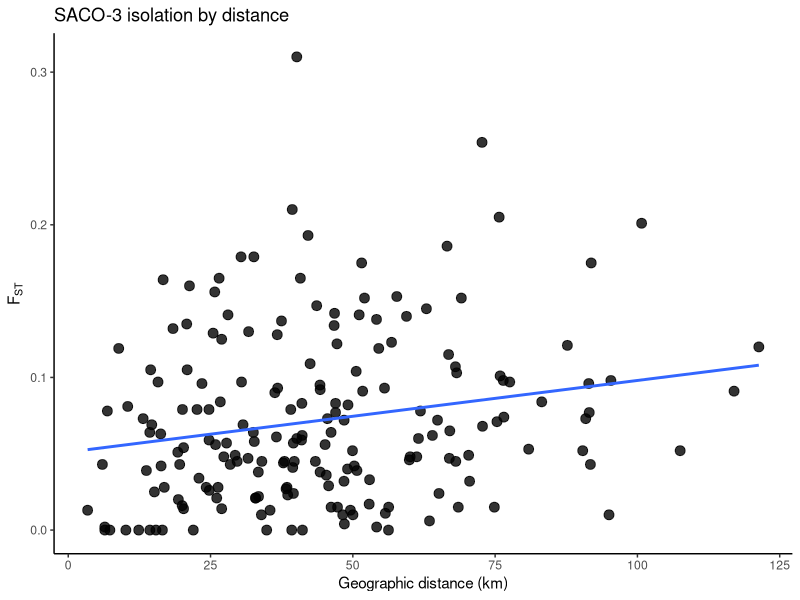
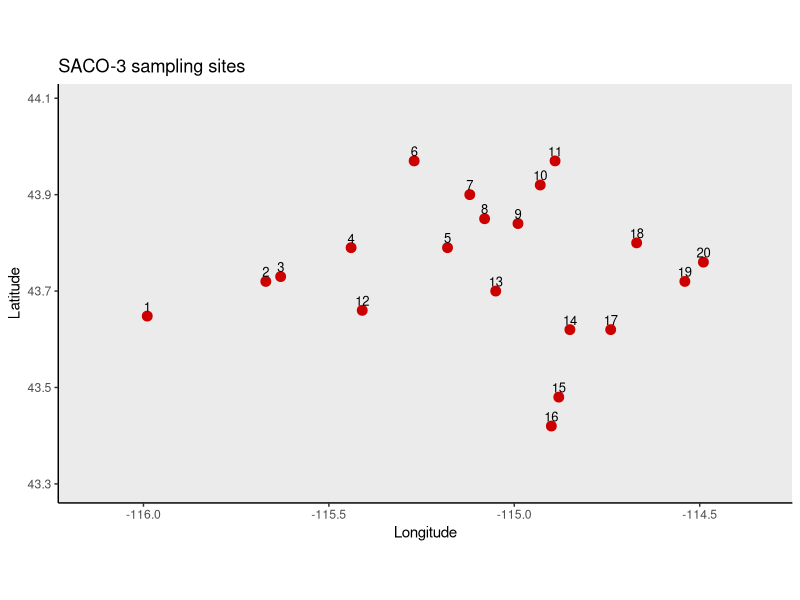

The R source for these figures, in order: (Note: this script raises an error after producing the figures.)
# -----------------------------
# SACO-3 Bull trout (Salvelinus confluentus)
# Whiteley et al. 2006
# Boise River basin, Idaho
#
# NOTE:
# The published pairwise FST table (Table 4) provides a complete
# symmetric reconstruction for samples 1–20, but the values linking
# sample 21 (West Fork Big Smoky Creek) to the other sites are not
# fully reported in the printed upper triangle. To avoid inventing
# values, this workflow uses samples 1–20 only.
# -----------------------------

library(geosphere)
library(ggplot2)
library(maps)

# -----------------------------
# 1) sites
# feature-anchor coordinates from named streams and the site map
# in Whiteley et al. (2006), ordered to match Table 1 / Table 4
# -----------------------------
SACO_3_sites <- data.frame(
  site = 1:20,
  lat = c(
    43.64806,  # 1  Mores Creek
    43.72000,  # 2  Sheep Creek
    43.73000,  # 3  East Fork Sheep Creek
    43.79000,  # 4  Roaring River
    43.79000,  # 5  Yuba River
    43.97000,  # 6  Crooked River
    43.90000,  # 7  Bear Creek and River
    43.85000,  # 8  Lodgepole Creek
    43.84000,  # 9  Johnson Creek (North Fork)
    43.92000,  # 10 Ballentyne Creek
    43.97000,  # 11 McLeod Creek
    43.66000,  # 12 Rattlesnake Creek
    43.70000,  # 13 Elk Creek
    43.62000,  # 14 Skeleton Creek
    43.48000,  # 15 Boardman Creek
    43.42000,  # 16 Smoky Dome Creek
    43.62000,  # 17 Emma Creek
    43.80000,  # 18 Johnson Creek (South Fork)
    43.72000,  # 19 Big Smoky Creek
    43.76000   # 20 Upper Big Smoky Creek
  ),
  lon = c(
    -115.98972, # 1
    -115.67000, # 2
    -115.63000, # 3
    -115.44000, # 4
    -115.18000, # 5
    -115.27000, # 6
    -115.12000, # 7
    -115.08000, # 8
    -114.99000, # 9
    -114.93000, # 10
    -114.89000, # 11
    -115.41000, # 12
    -115.05000, # 13
    -114.85000, # 14
    -114.88000, # 15
    -114.90000, # 16
    -114.74000, # 17
    -114.67000, # 18
    -114.54000, # 19
    -114.49000  # 20
  )
)

# -----------------------------
# 2) pairwise FST matrix
# Table 4, above diagonal only, samples 1–20
# negative FST values are retained initially then set to 0
# -----------------------------
SACO_3_fst <- matrix(0, nrow = 20, ncol = 20)
rownames(SACO_3_fst) <- colnames(SACO_3_fst) <- 1:20

# row 1
SACO_3_fst[1,2]  <- 0.125
SACO_3_fst[1,3]  <- 0.179
SACO_3_fst[1,4]  <- 0.077
SACO_3_fst[1,5]  <- 0.065
SACO_3_fst[1,6]  <- 0.107
SACO_3_fst[1,7]  <- 0.071
SACO_3_fst[1,8]  <- 0.074
SACO_3_fst[1,9]  <- 0.084
SACO_3_fst[1,10] <- 0.052
SACO_3_fst[1,11] <- 0.098
SACO_3_fst[1,12] <- 0.134
SACO_3_fst[1,13] <- 0.101
SACO_3_fst[1,14] <- 0.175
SACO_3_fst[1,15] <- 0.096
SACO_3_fst[1,16] <- 0.077
SACO_3_fst[1,17] <- 0.201
SACO_3_fst[1,18] <- 0.052
SACO_3_fst[1,19] <- 0.091
SACO_3_fst[1,20] <- 0.120

# row 2
SACO_3_fst[2,3]  <- 0.013
SACO_3_fst[2,4]  <- 0.079
SACO_3_fst[2,5]  <- 0.060
SACO_3_fst[2,6]  <- 0.109
SACO_3_fst[2,7]  <- 0.004
SACO_3_fst[2,8]  <- 0.013
SACO_3_fst[2,9]  <- -0.012
SACO_3_fst[2,10] <- 0.006
SACO_3_fst[2,11] <- 0.015
SACO_3_fst[2,12] <- -0.006
SACO_3_fst[2,13] <- 0.052
SACO_3_fst[2,14] <- 0.047
SACO_3_fst[2,15] <- 0.152
SACO_3_fst[2,16] <- 0.032
SACO_3_fst[2,17] <- 0.205
SACO_3_fst[2,18] <- 0.053
SACO_3_fst[2,19] <- 0.073
SACO_3_fst[2,20] <- 0.010

# row 3
SACO_3_fst[3,4]  <- 0.164
SACO_3_fst[3,5]  <- 0.093
SACO_3_fst[3,6]  <- 0.210
SACO_3_fst[3,7]  <- 0.056
SACO_3_fst[3,8]  <- 0.064
SACO_3_fst[3,9]  <- 0.017
SACO_3_fst[3,10] <- 0.048
SACO_3_fst[3,11] <- 0.024
SACO_3_fst[3,12] <- 0.020
SACO_3_fst[3,13] <- 0.142
SACO_3_fst[3,14] <- 0.062
SACO_3_fst[3,15] <- 0.186
SACO_3_fst[3,16] <- 0.103
SACO_3_fst[3,17] <- 0.254
SACO_3_fst[3,18] <- 0.097
SACO_3_fst[3,19] <- 0.121
SACO_3_fst[3,20] <- 0.043

# row 4
SACO_3_fst[4,5]  <- 0.105
SACO_3_fst[4,6]  <- 0.028
SACO_3_fst[4,7]  <- 0.043
SACO_3_fst[4,8]  <- 0.045
SACO_3_fst[4,9]  <- 0.061
SACO_3_fst[4,10] <- 0.045
SACO_3_fst[4,11] <- 0.072
SACO_3_fst[4,12] <- 0.069
SACO_3_fst[4,13] <- 0.021
SACO_3_fst[4,14] <- 0.141
SACO_3_fst[4,15] <- 0.123
SACO_3_fst[4,16] <- 0.046
SACO_3_fst[4,17] <- 0.140
SACO_3_fst[4,18] <- 0.078
SACO_3_fst[4,19] <- 0.068
SACO_3_fst[4,20] <- 0.098

# row 5
SACO_3_fst[5,6]  <- 0.160
SACO_3_fst[5,7]  <- 0.073
SACO_3_fst[5,8]  <- 0.081
SACO_3_fst[5,9]  <- 0.063
SACO_3_fst[5,10] <- 0.059
SACO_3_fst[5,11] <- 0.069
SACO_3_fst[5,12] <- 0.096
SACO_3_fst[5,13] <- 0.105
SACO_3_fst[5,14] <- 0.179
SACO_3_fst[5,15] <- 0.193
SACO_3_fst[5,16] <- 0.083
SACO_3_fst[5,17] <- 0.310
SACO_3_fst[5,18] <- 0.059
SACO_3_fst[5,19] <- 0.152
SACO_3_fst[5,20] <- 0.093

# row 6
SACO_3_fst[6,7]  <- 0.064
SACO_3_fst[6,8]  <- 0.054
SACO_3_fst[6,9]  <- 0.084
SACO_3_fst[6,10] <- 0.057
SACO_3_fst[6,11] <- 0.097
SACO_3_fst[6,12] <- 0.090
SACO_3_fst[6,13] <- -0.014
SACO_3_fst[6,14] <- 0.175
SACO_3_fst[6,15] <- 0.145
SACO_3_fst[6,16] <- 0.045
SACO_3_fst[6,17] <- 0.153
SACO_3_fst[6,18] <- 0.091
SACO_3_fst[6,19] <- 0.072
SACO_3_fst[6,20] <- 0.115

# row 7
SACO_3_fst[7,8]  <- -0.012
SACO_3_fst[7,9]  <- -0.011
SACO_3_fst[7,10] <- -0.014
SACO_3_fst[7,11] <- 0.016
SACO_3_fst[7,12] <- 0.013
SACO_3_fst[7,13] <- 0.034
SACO_3_fst[7,14] <- 0.045
SACO_3_fst[7,15] <- 0.104
SACO_3_fst[7,16] <- 0.015
SACO_3_fst[7,17] <- 0.147
SACO_3_fst[7,18] <- 0.044
SACO_3_fst[7,19] <- 0.039
SACO_3_fst[7,20] <- 0.033

# row 8
SACO_3_fst[8,9]  <- -0.013
SACO_3_fst[8,10] <- -0.018
SACO_3_fst[8,11] <- 0.014
SACO_3_fst[8,12] <- 0.010
SACO_3_fst[8,13] <- 0.028
SACO_3_fst[8,14] <- 0.047
SACO_3_fst[8,15] <- 0.095
SACO_3_fst[8,16] <- 0.010
SACO_3_fst[8,17] <- 0.137
SACO_3_fst[8,18] <- 0.038
SACO_3_fst[8,19] <- 0.029
SACO_3_fst[8,20] <- 0.032

# row 9
SACO_3_fst[9,10] <- -0.020
SACO_3_fst[9,11] <- -0.003
SACO_3_fst[9,12] <- -0.014
SACO_3_fst[9,13] <- 0.042
SACO_3_fst[9,14] <- 0.014
SACO_3_fst[9,15] <- 0.083
SACO_3_fst[9,16] <- 0.015
SACO_3_fst[9,17] <- 0.130
SACO_3_fst[9,18] <- 0.021
SACO_3_fst[9,19] <- 0.023
SACO_3_fst[9,20] <- -0.005

# row 10
SACO_3_fst[10,11] <- 0.002
SACO_3_fst[10,12] <- 0.010
SACO_3_fst[10,13] <- 0.028
SACO_3_fst[10,14] <- 0.045
SACO_3_fst[10,15] <- 0.082
SACO_3_fst[10,16] <- 0.011
SACO_3_fst[10,17] <- 0.128
SACO_3_fst[10,18] <- 0.026
SACO_3_fst[10,19] <- 0.028
SACO_3_fst[10,20] <- 0.024

# row 11
SACO_3_fst[11,12] <- 0.002
SACO_3_fst[11,13] <- 0.058
SACO_3_fst[11,14] <- 0.079
SACO_3_fst[11,15] <- 0.119
SACO_3_fst[11,16] <- 0.048
SACO_3_fst[11,17] <- 0.165
SACO_3_fst[11,18] <- 0.056
SACO_3_fst[11,19] <- 0.057
SACO_3_fst[11,20] <- 0.045

# row 12
SACO_3_fst[12,13] <- 0.049
SACO_3_fst[12,14] <- 0.036
SACO_3_fst[12,15] <- 0.122
SACO_3_fst[12,16] <- 0.040
SACO_3_fst[12,17] <- 0.138
SACO_3_fst[12,18] <- 0.060
SACO_3_fst[12,19] <- 0.049
SACO_3_fst[12,20] <- 0.015

# row 13
SACO_3_fst[13,14] <- 0.132
SACO_3_fst[13,15] <- 0.141
SACO_3_fst[13,16] <- 0.022
SACO_3_fst[13,17] <- 0.165
SACO_3_fst[13,18] <- 0.064
SACO_3_fst[13,19] <- 0.062
SACO_3_fst[13,20] <- 0.073

# row 14
SACO_3_fst[14,15] <- 0.097
SACO_3_fst[14,16] <- 0.079
SACO_3_fst[14,17] <- 0.119
SACO_3_fst[14,18] <- 0.079
SACO_3_fst[14,19] <- 0.048
SACO_3_fst[14,20] <- 0.021

# row 15
SACO_3_fst[15,16] <- 0.078
SACO_3_fst[15,17] <- 0.051
SACO_3_fst[15,18] <- 0.041
SACO_3_fst[15,19] <- 0.027
SACO_3_fst[15,20] <- 0.092

# row 16
SACO_3_fst[16,17] <- 0.156
SACO_3_fst[16,18] <- 0.015
SACO_3_fst[16,19] <- 0.038
SACO_3_fst[16,20] <- 0.042

# row 17
SACO_3_fst[17,18] <- 0.135
SACO_3_fst[17,19] <- 0.043
SACO_3_fst[17,20] <- 0.129

# row 18
SACO_3_fst[18,19] <- 0.039
SACO_3_fst[18,20] <- 0.025

# row 19
SACO_3_fst[19,20] <- 0.043

# make symmetric and clean
SACO_3_fst[lower.tri(SACO_3_fst)] <- t(SACO_3_fst)[lower.tri(SACO_3_fst)]
SACO_3_fst[SACO_3_fst < 0] <- 0
diag(SACO_3_fst) <- 0

# -----------------------------
# 3) geographic distances (km)
# -----------------------------
coords <- SACO_3_sites[, c("lon", "lat")]
geo_dist_km <- geosphere::distm(coords, fun = geosphere::distHaversine) / 1000
rownames(geo_dist_km) <- colnames(geo_dist_km) <- SACO_3_sites$site

# -----------------------------
# 4) IBD dataframe
# -----------------------------
ibd_df <- data.frame(
  site1   = rownames(SACO_3_fst)[row(SACO_3_fst)[upper.tri(SACO_3_fst)]],
  site2   = colnames(SACO_3_fst)[col(SACO_3_fst)[upper.tri(SACO_3_fst)]],
  fst     = SACO_3_fst[upper.tri(SACO_3_fst)],
  dist_km = geo_dist_km[upper.tri(geo_dist_km)]
)

# -----------------------------
# 5) map of sampling sites
# -----------------------------
world_map <- map_data("world")
usa_map   <- subset(world_map, region == "USA")

map_df <- SACO_3_sites
map_df$label <- as.character(map_df$site)

p_map <- ggplot() +
  geom_polygon(
    data = usa_map,
    aes(x = long, y = lat, group = group),
    fill = "grey92",
    color = "grey55",
    linewidth = 0.2
  ) +
  geom_point(
    data = map_df,
    aes(x = lon, y = lat),
    color = "red3",
    size = 3
  ) +
  geom_text(
    data = map_df,
    aes(x = lon, y = lat, label = label),
    nudge_y = 0.02,
    size = 3.3
  ) +
  coord_fixed(
    ratio = 1.3,
    xlim = range(map_df$lon) + c(-0.15, 0.15),
    ylim = range(map_df$lat) + c(-0.12, 0.12)
  ) +
  theme_classic() +
  labs(
    x = "Longitude",
    y = "Latitude",
    title = "SACO-3 sampling sites"
  )

# -----------------------------
# 6) IBD plot
# -----------------------------
p_ibd <- ggplot(ibd_df, aes(x = dist_km, y = fst)) +
  geom_point(size = 3, alpha = 0.8) +
  geom_smooth(method = "lm", se = FALSE) +
  theme_classic() +
  labs(
    x = "Geographic distance (km)",
    y = expression(F[ST]),
    title = "SACO-3 isolation by distance"
  )

# -----------------------------
# 7) save RData
# -----------------------------
save(
  SACO_3_fst,
  SACO_3_sites,
  file = "/Users/johnmccall/Library/CloudStorage/OneDrive-TheOhioStateUniversity/Spring_2026/Landgen_DGS/DGS-Patterns-of-Fish-Diversity/DGS-Patterns-of-Fish-Diversity/Objective 2/Data/SACO-3/data/SACO-3.RData"
)

# -----------------------------
# 8) print outputs
# -----------------------------
print(SACO_3_sites)
print(round(SACO_3_fst, 4))
print(head(ibd_df))
print(p_map)
print(p_ibd)
